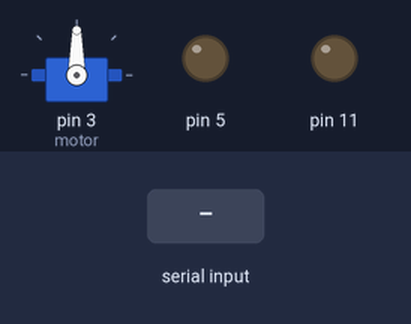
The sketch below on a simulated Arduino Uno, built with avr-gcc and run on an emulated ATmega328P. Parts: servo, output pins drawn as LEDs (lit = HIGH). Inputs (shaded band) come from the test bench.

Above: at 1.2 s.
1.3 s: "1" received over Serial
At 1.7 s:
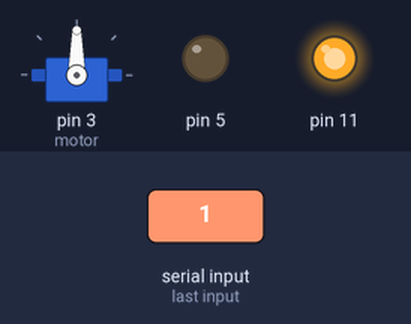
At 2.2 s:
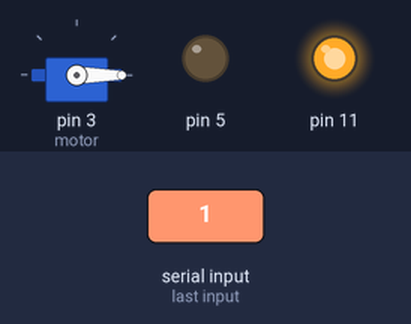
3.3 s: "2" received over Serial
At 4.9 s:
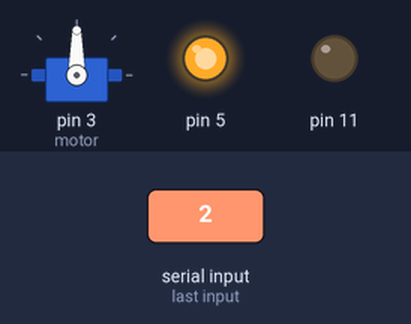
Timing chart, 0 to 6.4 s (numbered marks = the images above; inputs shaded):
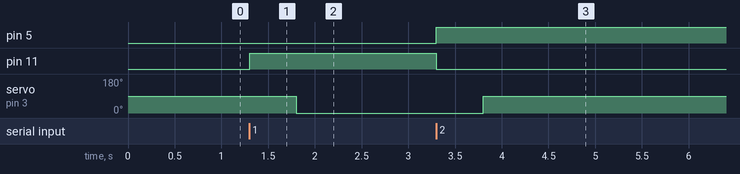

Measured:
- after the input at 1.3 s, pin 11: LOW → HIGH at once; servo on pin 3 (motor): 90° → 0° after 0.50 s
- after the input at 3.3 s, pin 5: LOW → HIGH at once; pin 11: HIGH → LOW at once; servo on pin 3 (motor): 0° → 90° after 0.50 s

The sketch:

Bluetooth_module.ino
```cpp
#include <Servo.h>
Servo motor = Servo();
void setup() {
  // put your setup code here, to run once:
  pinMode(11, OUTPUT);
  pinMode(5, OUTPUT);
  motor.attach(3);
  Serial.begin(9600); // to start serial communication Serial.begin(9600 b/s);
  // = - assign
}

void loop() {
  // put your main code here, to run repeatedly:
  int x = Serial.read();

  if(x == '1'){
    digitalWrite(5, LOW);
    digitalWrite(11, HIGH);
    delay(500);
    motor.write(0);
    delay(100);
    }

  if(x == '2'){
    digitalWrite(11, LOW);
    digitalWrite(5, HIGH);
    delay(500);
    motor.write(90);
    delay(100);
    }
}
```
